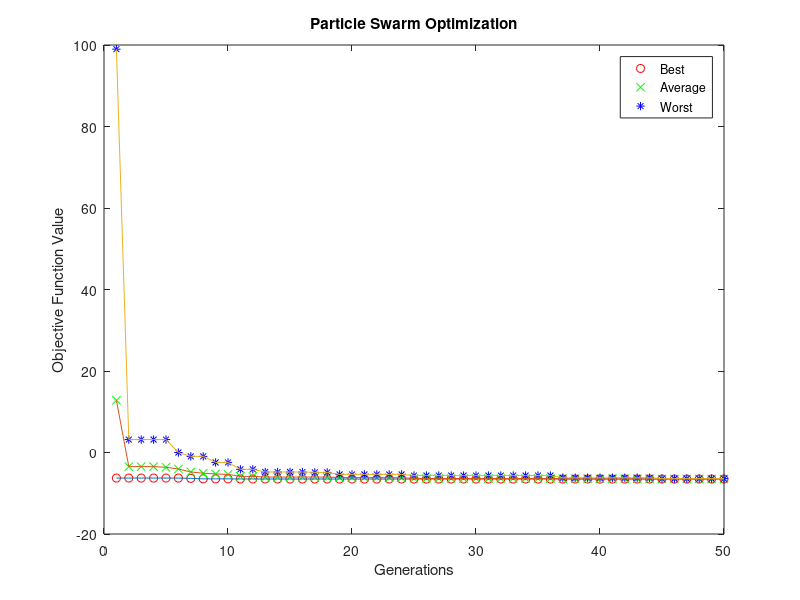

Reproduce this figure in MATLAB.
% Particle swarm optimization
clear; close all; clc;

% Objective Function
function fitness_score = f(x1,x2)
fitness_score = (x2 - x1).^4 + 12*x1*x2 - x1 + x2 - 3;
end

% Parameters
popu = 10; % population size
D = 2; % num of inputs to the function (dimension of the problem)
iteration_n = 50; % num of iterations // termination criteria
w = 0.729;
c1 = 1.494;
c2 = 1.494;
pos_lb = -3;
pos_ub = 3;
vel_lb = -1;
vel_ub = 1;

% Initialize initial random positions and velocities
pos = pos_lb + (pos_ub-pos_lb).*rand(popu,D);
vel = vel_lb + (vel_ub-vel_lb).*rand(popu,D);

% Initialize containers
best = zeros(iteration_n, 1);
average = zeros(iteration_n, 1);
worst = zeros(iteration_n, 1);
p_best_fit=zeros(popu,1);

% Intialize personal bests
p_best = pos;

% Fitness scores of each initial personal best
for i=1:popu
    p_best_fit(i)=(pos(i,2) - pos(i,1)).^4 + 12*pos(i,1)*pos(i,2) - pos(i,1) + pos(i,2) - 3;
end

% Initialize global best
[g_best_fit,g_best_idx] = min(p_best_fit);
g_best=pos(g_best_idx,:);

% get new velocities, positions (this is the heart of the PSO algorithm)
for k=1:iteration_n
    for i=1:popu
        vel(i,:) = w*vel(i,:)... % prev vel
        +c1*rand*(p_best(i,:)-pos(i,:))... % independent
        +c2*rand*(g_best-pos(i,:)); % social
    end
    vel;

    % update new position
    pos = pos + vel;

    % update personal best
    for i=1:popu
        current_fit(i)=(pos(i,2) - pos(i,1)).^4 + 12*pos(i,1)*pos(i,2) - pos(i,1) + pos(i,2) - 3;
        if current_fit(i) < p_best_fit(i)
            p_best_fit(i)=current_fit(i);
            p_best(i,:)=pos(i,:);
        end
    end
    
    % updating global best
    [g_best_fit,g_best_idx] = min(p_best_fit);
    g_best=pos(g_best_idx,:);

    % updating best, average, and worst objective values
    best(k) = min(p_best_fit);
    average(k) = mean(p_best_fit);
    worst(k) = max(p_best_fit);
end

figure;
x = 1:iteration_n;
plot(x, best, 'ro', x, average, 'gx', x, worst, 'b*');
hold on;
plot(x, [best average worst]);
hold off;
legend('Best', 'Average', 'Worst');
xlabel('Generations'); ylabel('Objective Function Value'); title('Particle Swarm Optimization')







